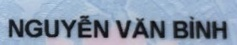
#> input picture ocr/text_classifier/vietocr/vietocr/tests/image/001099025107.jpeg, 237 x 45 px
$ python -i create_segmentation.py   (imports and definitions only)
#> lines starting #> are read from the running program, lines starting #| are printed output that depends on the picture
import cv2
import numpy as np
import os
from typing import List
import segmentation_refinement as refine
import json
import random

def read_image(image_path: str):
    return cv2.imread(image_path)

def read_bbox(bbox_path: str):
    with open(bbox_path) as f:
        return json.load(f)

IMAGE_DIR = 'data/vaipe/public_test/image'
BBOX_DIR = 'data/vaipe/public_test/label'
SEG_DIR = 'data/vaipe/public_test/segmentation'
# [1 line that did not run here, left out]

def get_contour_coordinates(contour):
    approx = cv2.approxPolyDP(contour, 0.009 * cv2.arcLength(contour, True), True)
    return approx.ravel()

def single_image(image):
    H, W = image.shape[:2]
    mask = np.zeros([H,W], dtype=np.uint8)
    mask.fill(0) # or img[:] = 255

    border = int(min(H, W) * 0.05)
    mask[border:-border, border:-border] = 255

    # Smaller L -> Less memory usage; faster in fast mode.
    # Fast - Global step only.
    output = refiner.refine(image, mask, fast=False, L=150)
    output[output > 130] = 255
    output[output <= 130] = 0
    _, threshold = cv2.threshold(output, 127, 255, 0)

    contours, _ = cv2.findContours(threshold, cv2.RETR_LIST, cv2.CHAIN_APPROX_SIMPLE)
    contours_sizes= [(cv2.contourArea(cnt), cnt) for cnt in contours]
    if len(contours_sizes) == 0:
        return np.array([5, 5, W-1, 5, W-1, H-1, 5, H-1])

    biggest_contour = max(contours_sizes, key=lambda x: x[0])[1]
    coordinates = get_contour_coordinates(biggest_contour)
    return coordinates

# [46 lines left out: functions draw_contour, get_segmentation, write_annotation_txt, not called in this run]

# [15 lines not run here, left out]


    # [10 lines of commented-out code are left out]

>>> import cv2
>>> picture = cv2.imread('../ocr/text_classifier/vietocr/vietocr/tests/image/001099025107.jpeg', cv2.IMREAD_GRAYSCALE)
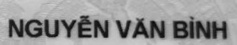
#> picture: shape (45, 237); min 6, max 205, mean 147.7
>>> result = single_image(picture)
#> in single_image, `mask.fill(0)`: mask: shape (45, 237); every value is 0
#> (the run stopped early here; a loop or call above may not have finished)

$ run again, on ocr/text_classifier/vietocr/vietocr/tests/image/038144000109.jpeg
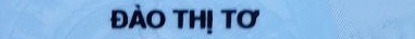
#> input picture ocr/text_classifier/vietocr/vietocr/tests/image/038144000109.jpeg, 415 x 39 px
#> `picture = cv2.imread('../ocr/text_classifier/vietocr/vietocr/tests/ima..`:
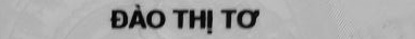
#> picture: shape (39, 415); min 0, max 202, mean 165.3
#> mask: shape (39, 415); every value is 0

$ run again, on ocr/text_classifier/vietocr/vietocr/tests/image/060085000115.jpeg
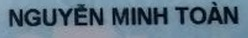
#> input picture ocr/text_classifier/vietocr/vietocr/tests/image/060085000115.jpeg, 248 x 38 px
#> `picture = cv2.imread('../ocr/text_classifier/vietocr/vietocr/tests/ima..`:
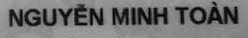
#> picture: shape (38, 248); min 0, max 164, mean 112.9
#> mask: shape (38, 248); every value is 0
